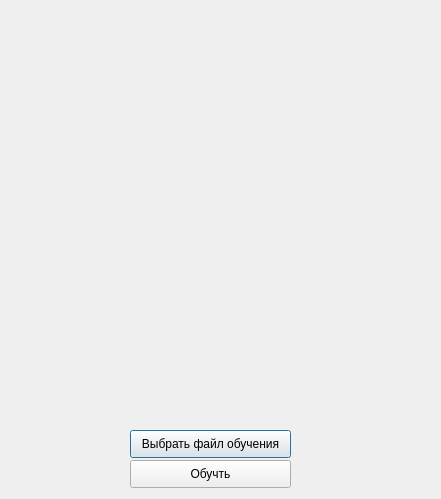
<?xml version="1.0" encoding="UTF-8"?>
<ui version="4.0">
 <class>DialogTrainNeural</class>
 <widget class="QDialog" name="DialogTrainNeural">
  <property name="geometry">
   <rect>
    <x>0</x>
    <y>0</y>
    <width>441</width>
    <height>499</height>
   </rect>
  </property>
  <property name="windowTitle">
   <string>Dialog</string>
  </property>
  <widget class="QWidget" name="widget" native="true">
   <property name="geometry">
    <rect>
     <x>20</x>
     <y>20</y>
     <width>400</width>
     <height>400</height>
    </rect>
   </property>
  </widget>
  <widget class="QPushButton" name="bOpen">
   <property name="geometry">
    <rect>
     <x>130</x>
     <y>430</y>
     <width>161</width>
     <height>28</height>
    </rect>
   </property>
   <property name="text">
    <string>Выбрать файл обучения</string>
   </property>
  </widget>
  <widget class="QPushButton" name="bTrain">
   <property name="geometry">
    <rect>
     <x>130</x>
     <y>460</y>
     <width>161</width>
     <height>28</height>
    </rect>
   </property>
   <property name="text">
    <string>Обучть</string>
   </property>
  </widget>
 </widget>
 <resources/>
 <connections/>
</ui>
